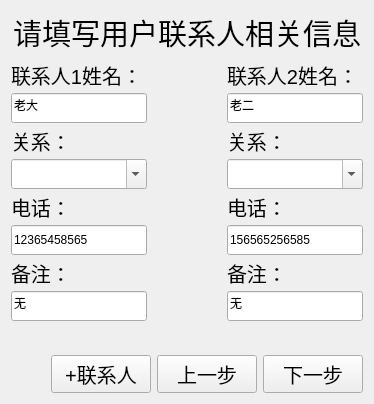
      <widget class="QWidget" name="page_6">
       <layout class="QVBoxLayout" name="verticalLayout_9">
        <item>
         <widget class="QLabel" name="label_18">
          <property name="font">
           <font>
            <pointsize>22</pointsize>
           </font>
          </property>
          <property name="text">
           <string>请填写用户联系人相关信息</string>
          </property>
          <property name="alignment">
           <set>Qt::AlignCenter</set>
          </property>
         </widget>
        </item>
        <item>
         <layout class="QGridLayout" name="gridLayout_4">
          <property name="horizontalSpacing">
           <number>80</number>
          </property>
          <property name="verticalSpacing">
           <number>3</number>
          </property>
          <item row="0" column="0">
           <widget class="QLabel" name="label_19">
            <property name="font">
             <font>
              <pointsize>15</pointsize>
             </font>
            </property>
            <property name="text">
             <string>联系人1姓名：</string>
            </property>
           </widget>
          </item>
          <item row="0" column="1">
           <widget class="QLabel" name="label_20">
            <property name="font">
             <font>
              <pointsize>15</pointsize>
             </font>
            </property>
            <property name="text">
             <string>联系人2姓名：</string>
            </property>
           </widget>
          </item>
          <item row="1" column="0">
           <widget class="QLineEdit" name="linkpeople1_name_lineEdit">
            <property name="minimumSize">
             <size>
              <width>0</width>
              <height>30</height>
             </size>
            </property>
            <property name="text">
             <string>老大</string>
            </property>
            <property name="placeholderText">
             <string>必填</string>
            </property>
           </widget>
          </item>
          <item row="1" column="1">
           <widget class="QLineEdit" name="linkpeople2_name_lineEdit">
            <property name="minimumSize">
             <size>
              <width>0</width>
              <height>30</height>
             </size>
            </property>
            <property name="text">
             <string>老二</string>
            </property>
           </widget>
          </item>
          <item row="2" column="0">
           <widget class="QLabel" name="label_21">
            <property name="font">
             <font>
              <pointsize>15</pointsize>
             </font>
            </property>
            <property name="text">
             <string>关系：</string>
            </property>
           </widget>
          </item>
          <item row="2" column="1">
           <widget class="QLabel" name="label_22">
            <property name="font">
             <font>
              <pointsize>15</pointsize>
             </font>
            </property>
            <property name="text">
             <string>关系：</string>
            </property>
           </widget>
          </item>
          <item row="3" column="0">
           <widget class="QComboBox" name="linkpeople1_relationship_comboBox">
            <property name="minimumSize">
             <size>
              <width>0</width>
              <height>30</height>
             </size>
            </property>
            <property name="font">
             <font>
              <pointsize>11</pointsize>
             </font>
            </property>
            <property name="editable">
             <bool>true</bool>
            </property>
            <item>
             <property name="text">
              <string/>
             </property>
            </item>
            <item>
             <property name="text">
              <string>儿子</string>
             </property>
            </item>
            <item>
             <property name="text">
              <string>儿媳</string>
             </property>
            </item>
            <item>
             <property name="text">
              <string>女儿</string>
             </property>
            </item>
            <item>
             <property name="text">
              <string>女婿</string>
             </property>
            </item>
            <item>
             <property name="text">
              <string>孙子</string>
             </property>
            </item>
            <item>
             <property name="text">
              <string>外孙</string>
             </property>
            </item>
            <item>
             <property name="text">
              <string>其他</string>
             </property>
            </item>
           </widget>
          </item>
          <item row="3" column="1">
           <widget class="QComboBox" name="linkpeople2_relationship_comboBox">
            <property name="minimumSize">
             <size>
              <width>0</width>
              <height>30</height>
             </size>
            </property>
            <property name="font">
             <font>
              <pointsize>11</pointsize>
             </font>
            </property>
            <property name="editable">
             <bool>true</bool>
            </property>
            <item>
             <property name="text">
              <string/>
             </property>
            </item>
            <item>
             <property name="text">
              <string>儿子</string>
             </property>
            </item>
            <item>
             <property name="text">
              <string>儿媳</string>
             </property>
            </item>
            <item>
             <property name="text">
              <string>女儿</string>
             </property>
            </item>
            <item>
             <property name="text">
              <string>女婿</string>
             </property>
            </item>
            <item>
             <property name="text">
              <string>孙子</string>
             </property>
            </item>
            <item>
             <property name="text">
              <string>外孙</string>
             </property>
            </item>
            <item>
             <property name="text">
              <string>其他</string>
             </property>
            </item>
           </widget>
          </item>
          <item row="4" column="0">
           <widget class="QLabel" name="label_23">
            <property name="font">
             <font>
              <pointsize>15</pointsize>
             </font>
            </property>
            <property name="text">
             <string>电话：</string>
            </property>
           </widget>
          </item>
          <item row="4" column="1">
           <widget class="QLabel" name="label_24">
            <property name="font">
             <font>
              <pointsize>15</pointsize>
             </font>
            </property>
            <property name="text">
             <string>电话：</string>
            </property>
           </widget>
          </item>
          <item row="5" column="0">
           <widget class="QLineEdit" name="linkpeople1_phone_lineEdit">
            <property name="minimumSize">
             <size>
              <width>0</width>
              <height>30</height>
             </size>
            </property>
            <property name="text">
             <string>12365458565</string>
            </property>
            <property name="placeholderText">
             <string>必填</string>
            </property>
           </widget>
          </item>
          <item row="5" column="1">
           <widget class="QLineEdit" name="linkpeople2_phone_lineEdit">
            <property name="minimumSize">
             <size>
              <width>0</width>
              <height>30</height>
             </size>
            </property>
            <property name="text">
             <string>156565256585</string>
            </property>
           </widget>
          </item>
          <item row="6" column="0">
           <widget class="QLabel" name="label_25">
            <property name="font">
             <font>
              <pointsize>15</pointsize>
             </font>
            </property>
            <property name="text">
             <string>备注：</string>
            </property>
           </widget>
          </item>
          <item row="6" column="1">
           <widget class="QLabel" name="label_26">
            <property name="font">
             <font>
              <pointsize>15</pointsize>
             </font>
            </property>
            <property name="text">
             <string>备注：</string>
            </property>
           </widget>
          </item>
          <item row="7" column="0">
           <widget class="QLineEdit" name="linkpeople1_note_lineEdit">
            <property name="minimumSize">
             <size>
              <width>0</width>
              <height>30</height>
             </size>
            </property>
            <property name="text">
             <string>无</string>
            </property>
            <property name="placeholderText">
             <string/>
            </property>
           </widget>
          </item>
          <item row="7" column="1">
           <widget class="QLineEdit" name="linkpeople2_note_lineEdit">
            <property name="minimumSize">
             <size>
              <width>0</width>
              <height>30</height>
             </size>
            </property>
            <property name="text">
             <string>无</string>
            </property>
           </widget>
          </item>
         </layout>
        </item>
        <item>
         <spacer name="verticalSpacer_6">
          <property name="orientation">
           <enum>Qt::Vertical</enum>
          </property>
          <property name="sizeHint" stdset="0">
           <size>
            <width>20</width>
            <height>28</height>
           </size>
          </property>
         </spacer>
        </item>
        <item>
         <layout class="QHBoxLayout" name="horizontalLayout_10">
          <item>
           <spacer name="horizontalSpacer_13">
            <property name="orientation">
             <enum>Qt::Horizontal</enum>
            </property>
            <property name="sizeHint" stdset="0">
             <size>
              <width>40</width>
              <height>20</height>
             </size>
            </property>
           </spacer>
          </item>
          <item>
           <widget class="QPushButton" name="addlinkpeople_pushButton">
            <property name="minimumSize">
             <size>
              <width>100</width>
              <height>0</height>
             </size>
            </property>
            <property name="font">
             <font>
              <pointsize>15</pointsize>
             </font>
            </property>
            <property name="cursor">
             <cursorShape>PointingHandCursor</cursorShape>
            </property>
            <property name="text">
             <string>+联系人</string>
            </property>
           </widget>
          </item>
          <item>
           <widget class="QPushButton" name="lastsetup_pushButton_5">
            <property name="minimumSize">
             <size>
              <width>100</width>
              <height>0</height>
             </size>
            </property>
            <property name="font">
             <font>
              <pointsize>15</pointsize>
             </font>
            </property>
            <property name="cursor">
             <cursorShape>PointingHandCursor</cursorShape>
            </property>
            <property name="text">
             <string>上一步</string>
            </property>
           </widget>
          </item>
          <item>
           <widget class="QPushButton" name="nextsetup_pushButton_5">
            <property name="minimumSize">
             <size>
              <width>100</width>
              <height>0</height>
             </size>
            </property>
            <property name="font">
             <font>
              <pointsize>15</pointsize>
             </font>
            </property>
            <property name="cursor">
             <cursorShape>PointingHandCursor</cursorShape>
            </property>
            <property name="text">
             <string>下一步</string>
            </property>
           </widget>
          </item>
         </layout>
        </item>
       </layout>
      </widget>
